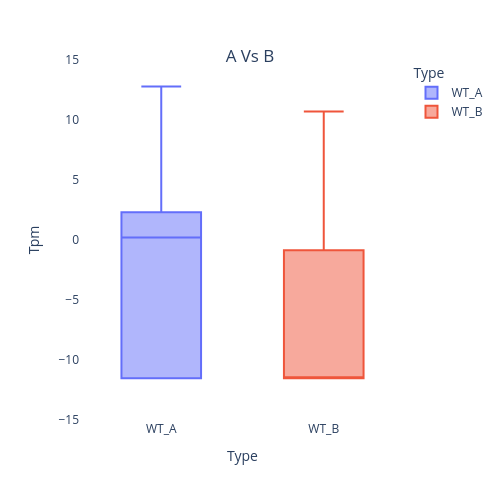

Notebook source saved alongside this figure:
### Code cell
import plotly.express as px
import plotly.io as pio
import numpy as np

fig = px.box(df_p.dropna(), 
             x="Type",
             y="Tpm", 
             color="Type"
            )

fig.update_layout(
    width=500,
    height=500,
    paper_bgcolor='white',
    plot_bgcolor='white'
)

# 添加标题，并设置标题的位置
fig.update_layout(
    title={
        'text': "A Vs B",
        'y': 0.9,
        'x': 0.5,
        'xanchor': 'center',
        'yanchor': 'top'
    }
)


fig.update_yaxes(range=[-15, 15])

# 将图像保存为PDF文件
pio.write_image(fig, 'WTboxplot.pdf')
fig.show()

### Figure 1 — Plotly figure (JSON) as saved in the notebook; plotly's stock layout.template omitted (floating-point values rounded to 4 significant figures; data arrays with more than 128 entries replaced by an {"elided": "..."} marker saying what was removed)
{"data": [{"alignmentgroup": "True", "hovertemplate": "Type=%{x}<br>Tpm=%{y}<extra></extra>", "legendgroup": "WT_A", "marker": {"color": "#636efa"}, "name": "WT_A", "notched": false, "offsetgroup": "WT_A", "orientation": "v", "showlegend": true, "type": "box", "x": {"elided": "20688 str values"}, "x0": " ", "xaxis": "x", "y": {"elided": "20688 float values"}, "y0": " ", "yaxis": "y"}, {"alignmentgroup": "True", "hovertemplate": "Type=%{x}<br>Tpm=%{y}<extra></extra>", "legendgroup": "WT_B", "marker": {"color": "#EF553B"}, "name": "WT_B", "notched": false, "offsetgroup": "WT_B", "orientation": "v", "showlegend": true, "type": "box", "x": {"elided": "10601 str values"}, "x0": " ", "xaxis": "x", "y": {"elided": "10601 float values"}, "y0": " ", "yaxis": "y"}], "layout": {"boxmode": "overlay", "height": 500, "legend": {"title": {"text": "Type"}, "tracegroupgap": 0}, "margin": {"t": 60}, "paper_bgcolor": "white", "plot_bgcolor": "white", "title": {"text": "A Vs B", "x": 0.5, "xanchor": "center", "y": 0.9, "yanchor": "top"}, "width": 500, "xaxis": {"anchor": "y", "categoryarray": ["WT_A", "WT_B"], "categoryorder": "array", "domain": [0, 1], "title": {"text": "Type"}}, "yaxis": {"anchor": "x", "domain": [0, 1], "range": [-15, 15], "title": {"text": "Tpm"}}}}
